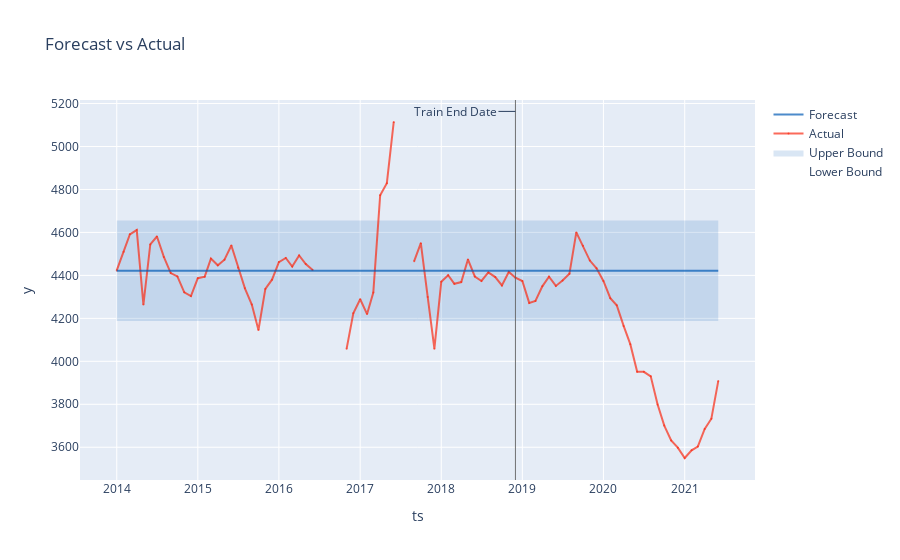

This figure's notebook cell:
### Code cell
from plotly.offline import init_notebook_mode, iplot
init_notebook_mode(connected=True)   # for generating offline graphs within Jupyter Notebook

backtest = result.backtest
fig = backtest.plot()
iplot(fig)
